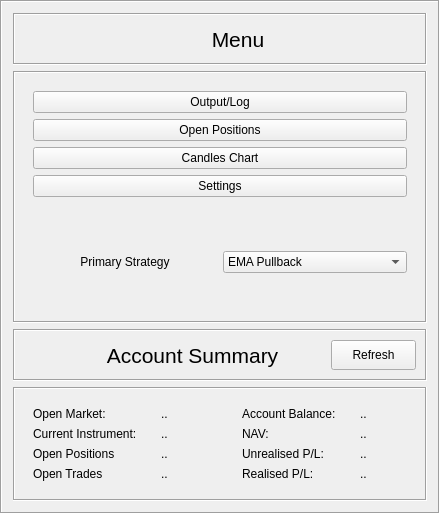
        <widget class="QFrame" name="frame">
         <property name="frameShape">
          <enum>QFrame::Shape::Box</enum>
         </property>
         <property name="frameShadow">
          <enum>QFrame::Shadow::Sunken</enum>
         </property>
         <layout class="QVBoxLayout" name="verticalLayout">
          <item>
           <widget class="QFrame" name="frame_5">
            <property name="frameShape">
             <enum>QFrame::Shape::Box</enum>
            </property>
            <property name="frameShadow">
             <enum>QFrame::Shadow::Sunken</enum>
            </property>
            <layout class="QHBoxLayout" name="horizontalLayout_2">
             <item>
              <widget class="QLabel" name="label_20">
               <property name="minimumSize">
                <size>
                 <width>30</width>
                 <height>30</height>
                </size>
               </property>
               <property name="maximumSize">
                <size>
                 <width>30</width>
                 <height>30</height>
                </size>
               </property>
               <property name="text">
                <string/>
               </property>
               <property name="pixmap">
                <pixmap resource="resources.qrc">:/icons/icons/menu_24dp_F19E39_FILL0_wght400_GRAD0_opsz24.svg</pixmap>
               </property>
               <property name="scaledContents">
                <bool>true</bool>
               </property>
              </widget>
             </item>
             <item>
              <widget class="QLabel" name="label_9">
               <property name="font">
                <font>
                 <pointsize>16</pointsize>
                </font>
               </property>
               <property name="text">
                <string>Menu</string>
               </property>
               <property name="alignment">
                <set>Qt::AlignmentFlag::AlignCenter</set>
               </property>
              </widget>
             </item>
            </layout>
           </widget>
          </item>
          <item>
           <widget class="QFrame" name="frame_6">
            <property name="sizePolicy">
             <sizepolicy hsizetype="Preferred" vsizetype="Expanding">
              <horstretch>0</horstretch>
              <verstretch>0</verstretch>
             </sizepolicy>
            </property>
            <property name="frameShape">
             <enum>QFrame::Shape::Box</enum>
            </property>
            <property name="frameShadow">
             <enum>QFrame::Shadow::Sunken</enum>
            </property>
            <layout class="QVBoxLayout" name="verticalLayout_6">
             <item>
              <widget class="QFrame" name="frame_31">
               <property name="sizePolicy">
                <sizepolicy hsizetype="Preferred" vsizetype="Expanding">
                 <horstretch>0</horstretch>
                 <verstretch>0</verstretch>
                </sizepolicy>
               </property>
               <property name="maximumSize">
                <size>
                 <width>16777215</width>
                 <height>16777215</height>
                </size>
               </property>
               <property name="frameShape">
                <enum>QFrame::Shape::NoFrame</enum>
               </property>
               <property name="frameShadow">
                <enum>QFrame::Shadow::Raised</enum>
               </property>
               <layout class="QVBoxLayout" name="verticalLayout_14">
                <item>
                 <widget class="QPushButton" name="pb_output">
                  <property name="sizePolicy">
                   <sizepolicy hsizetype="Preferred" vsizetype="Expanding">
                    <horstretch>0</horstretch>
                    <verstretch>0</verstretch>
                   </sizepolicy>
                  </property>
                  <property name="text">
                   <string>Output/Log</string>
                  </property>
                 </widget>
                </item>
                <item>
                 <widget class="QPushButton" name="pb_settings">
                  <property name="sizePolicy">
                   <sizepolicy hsizetype="Preferred" vsizetype="Expanding">
                    <horstretch>0</horstretch>
                    <verstretch>0</verstretch>
                   </sizepolicy>
                  </property>
                  <property name="text">
                   <string>Open Positions</string>
                  </property>
                 </widget>
                </item>
                <item>
                 <widget class="QPushButton" name="pb_candles">
                  <property name="sizePolicy">
                   <sizepolicy hsizetype="Preferred" vsizetype="Expanding">
                    <horstretch>0</horstretch>
                    <verstretch>0</verstretch>
                   </sizepolicy>
                  </property>
                  <property name="text">
                   <string>Candles Chart</string>
                  </property>
                 </widget>
                </item>
                <item>
                 <widget class="QPushButton" name="pb_openpositions">
                  <property name="sizePolicy">
                   <sizepolicy hsizetype="Preferred" vsizetype="Expanding">
                    <horstretch>0</horstretch>
                    <verstretch>0</verstretch>
                   </sizepolicy>
                  </property>
                  <property name="text">
                   <string>Settings</string>
                  </property>
                 </widget>
                </item>
               </layout>
              </widget>
             </item>
             <item alignment="Qt::AlignmentFlag::AlignTop">
              <widget class="QFrame" name="frame_13">
               <property name="sizePolicy">
                <sizepolicy hsizetype="Preferred" vsizetype="Preferred">
                 <horstretch>0</horstretch>
                 <verstretch>0</verstretch>
                </sizepolicy>
               </property>
               <property name="minimumSize">
                <size>
                 <width>0</width>
                 <height>100</height>
                </size>
               </property>
               <property name="maximumSize">
                <size>
                 <width>16777215</width>
                 <height>0</height>
                </size>
               </property>
               <property name="frameShape">
                <enum>QFrame::Shape::NoFrame</enum>
               </property>
               <property name="frameShadow">
                <enum>QFrame::Shadow::Raised</enum>
               </property>
               <layout class="QHBoxLayout" name="horizontalLayout_4">
                <item>
                 <widget class="QLabel" name="label_11">
                  <property name="text">
                   <string>Primary Strategy</string>
                  </property>
                  <property name="alignment">
                   <set>Qt::AlignmentFlag::AlignCenter</set>
                  </property>
                 </widget>
                </item>
                <item>
                 <widget class="QComboBox" name="comboBox">
                  <item>
                   <property name="text">
                    <string>EMA Pullback</string>
                   </property>
                  </item>
                  <item>
                   <property name="text">
                    <string>Breakout</string>
                   </property>
                  </item>
                 </widget>
                </item>
               </layout>
              </widget>
             </item>
            </layout>
           </widget>
          </item>
          <item alignment="Qt::AlignmentFlag::AlignTop">
           <widget class="QFrame" name="frame_3">
            <property name="frameShape">
             <enum>QFrame::Shape::Box</enum>
            </property>
            <property name="frameShadow">
             <enum>QFrame::Shadow::Sunken</enum>
            </property>
            <layout class="QHBoxLayout" name="horizontalLayout_14">
             <item>
              <widget class="QLabel" name="label_19">
               <property name="minimumSize">
                <size>
                 <width>30</width>
                 <height>30</height>
                </size>
               </property>
               <property name="maximumSize">
                <size>
                 <width>30</width>
                 <height>30</height>
                </size>
               </property>
               <property name="text">
                <string/>
               </property>
               <property name="pixmap">
                <pixmap resource="resources.qrc">:/icons/icons/list_alt_24dp_F19E39_FILL0_wght400_GRAD0_opsz24.svg</pixmap>
               </property>
               <property name="scaledContents">
                <bool>true</bool>
               </property>
               <property name="alignment">
                <set>Qt::AlignmentFlag::AlignCenter</set>
               </property>
              </widget>
             </item>
             <item>
              <widget class="QLabel" name="label">
               <property name="sizePolicy">
                <sizepolicy hsizetype="Maximum" vsizetype="Preferred">
                 <horstretch>0</horstretch>
                 <verstretch>0</verstretch>
                </sizepolicy>
               </property>
               <property name="maximumSize">
                <size>
                 <width>450</width>
                 <height>16777215</height>
                </size>
               </property>
               <property name="font">
                <font>
                 <pointsize>16</pointsize>
                </font>
               </property>
               <property name="text">
                <string>Account Summary</string>
               </property>
               <property name="alignment">
                <set>Qt::AlignmentFlag::AlignCenter</set>
               </property>
              </widget>
             </item>
             <item>
              <widget class="QPushButton" name="pb_refresh">
               <property name="sizePolicy">
                <sizepolicy hsizetype="Preferred" vsizetype="Preferred">
                 <horstretch>0</horstretch>
                 <verstretch>0</verstretch>
                </sizepolicy>
               </property>
               <property name="minimumSize">
                <size>
                 <width>85</width>
                 <height>0</height>
                </size>
               </property>
               <property name="maximumSize">
                <size>
                 <width>85</width>
                 <height>16777215</height>
                </size>
               </property>
               <property name="text">
                <string>Refresh</string>
               </property>
               <property name="icon">
                <iconset resource="resources.qrc">
                 <normaloff>:/icons/icons/currency_exchange_24dp_F19E39_FILL0_wght400_GRAD0_opsz24.svg</normaloff>:/icons/icons/currency_exchange_24dp_F19E39_FILL0_wght400_GRAD0_opsz24.svg</iconset>
               </property>
              </widget>
             </item>
            </layout>
           </widget>
          </item>
          <item>
           <widget class="QFrame" name="frame_4">
            <property name="sizePolicy">
             <sizepolicy hsizetype="Preferred" vsizetype="Expanding">
              <horstretch>0</horstretch>
              <verstretch>0</verstretch>
             </sizepolicy>
            </property>
            <property name="styleSheet">
             <string notr="true"/>
            </property>
            <property name="frameShape">
             <enum>QFrame::Shape::Box</enum>
            </property>
            <property name="frameShadow">
             <enum>QFrame::Shadow::Sunken</enum>
            </property>
            <layout class="QHBoxLayout" name="horizontalLayout_3">
             <item>
              <widget class="QFrame" name="frame_9">
               <property name="styleSheet">
                <string notr="true">background: transparent</string>
               </property>
               <property name="frameShape">
                <enum>QFrame::Shape::NoFrame</enum>
               </property>
               <property name="frameShadow">
                <enum>QFrame::Shadow::Raised</enum>
               </property>
               <layout class="QVBoxLayout" name="verticalLayout_4">
                <item>
                 <widget class="QLabel" name="label_2">
                  <property name="styleSheet">
                   <string notr="true">background: transparent</string>
                  </property>
                  <property name="text">
                   <string>Open Market:</string>
                  </property>
                  <property name="alignment">
                   <set>Qt::AlignmentFlag::AlignLeading|Qt::AlignmentFlag::AlignLeft|Qt::AlignmentFlag::AlignVCenter</set>
                  </property>
                 </widget>
                </item>
                <item>
                 <widget class="QLabel" name="label_3">
                  <property name="styleSheet">
                   <string notr="true">background: transparent</string>
                  </property>
                  <property name="text">
                   <string>Current Instrument:</string>
                  </property>
                  <property name="alignment">
                   <set>Qt::AlignmentFlag::AlignLeading|Qt::AlignmentFlag::AlignLeft|Qt::AlignmentFlag::AlignVCenter</set>
                  </property>
                 </widget>
                </item>
                <item>
                 <widget class="QLabel" name="label_5">
                  <property name="styleSheet">
                   <string notr="true">background: transparent</string>
                  </property>
                  <property name="text">
                   <string>Open Positions</string>
                  </property>
                 </widget>
                </item>
                <item>
                 <widget class="QLabel" name="label_8">
                  <property name="styleSheet">
                   <string notr="true">background: transparent</string>
                  </property>
                  <property name="text">
                   <string>Open Trades</string>
                  </property>
                 </widget>
                </item>
               </layout>
              </widget>
             </item>
             <item>
              <widget class="QFrame" name="frame_8">
               <property name="sizePolicy">
                <sizepolicy hsizetype="Minimum" vsizetype="Preferred">
                 <horstretch>0</horstretch>
                 <verstretch>0</verstretch>
                </sizepolicy>
               </property>
               <property name="minimumSize">
                <size>
                 <width>75</width>
                 <height>0</height>
                </size>
               </property>
               <property name="styleSheet">
                <string notr="true">background: transparent</string>
               </property>
               <property name="frameShape">
                <enum>QFrame::Shape::NoFrame</enum>
               </property>
               <property name="frameShadow">
                <enum>QFrame::Shadow::Raised</enum>
               </property>
               <layout class="QVBoxLayout" name="verticalLayout_3">
                <item>
                 <widget class="QLabel" name="lb_market">
                  <property name="styleSheet">
                   <string notr="true">background: transparent</string>
                  </property>
                  <property name="text">
                   <string>..</string>
                  </property>
                 </widget>
                </item>
                <item>
                 <widget class="QLabel" name="lb_instr">
                  <property name="styleSheet">
                   <string notr="true">background: transparent</string>
                  </property>
                  <property name="text">
                   <string>..</string>
                  </property>
                 </widget>
                </item>
                <item>
                 <widget class="QLabel" name="lb_openpos">
                  <property name="styleSheet">
                   <string notr="true">background: transparent</string>
                  </property>
                  <property name="text">
                   <string>..</string>
                  </property>
                 </widget>
                </item>
                <item>
                 <widget class="QLabel" name="lb_opentrades">
                  <property name="styleSheet">
                   <string notr="true">background: transparent</string>
                  </property>
                  <property name="text">
                   <string>..</string>
                  </property>
                 </widget>
                </item>
               </layout>
              </widget>
             </item>
             <item>
              <widget class="QFrame" name="frame_7">
               <property name="styleSheet">
                <string notr="true">background: transparent</string>
               </property>
               <property name="frameShape">
                <enum>QFrame::Shape::NoFrame</enum>
               </property>
               <property name="frameShadow">
                <enum>QFrame::Shadow::Raised</enum>
               </property>
               <layout class="QVBoxLayout" name="verticalLayout_2">
                <item>
                 <widget class="QLabel" name="label_4">
                  <property name="styleSheet">
                   <string notr="true">background: transparent</string>
                  </property>
                  <property name="text">
                   <string>Account Balance:</string>
                  </property>
                  <property name="alignment">
                   <set>Qt::AlignmentFlag::AlignLeading|Qt::AlignmentFlag::AlignLeft|Qt::AlignmentFlag::AlignVCenter</set>
                  </property>
                 </widget>
                </item>
                <item>
                 <widget class="QLabel" name="label_12">
                  <property name="styleSheet">
                   <string notr="true">background: transparent</string>
                  </property>
                  <property name="text">
                   <string>NAV:</string>
                  </property>
                 </widget>
                </item>
                <item>
                 <widget class="QLabel" name="label_7">
                  <property name="styleSheet">
                   <string notr="true">background: transparent</string>
                  </property>
                  <property name="text">
                   <string>Unrealised P/L:</string>
                  </property>
                  <property name="alignment">
                   <set>Qt::AlignmentFlag::AlignLeading|Qt::AlignmentFlag::AlignLeft|Qt::AlignmentFlag::AlignVCenter</set>
                  </property>
                 </widget>
                </item>
                <item>
                 <widget class="QLabel" name="label_6">
                  <property name="styleSheet">
                   <string notr="true">background: transparent</string>
                  </property>
                  <property name="text">
                   <string>Realised P/L:</string>
                  </property>
                  <property name="alignment">
                   <set>Qt::AlignmentFlag::AlignLeading|Qt::AlignmentFlag::AlignLeft|Qt::AlignmentFlag::AlignVCenter</set>
                  </property>
                 </widget>
                </item>
               </layout>
              </widget>
             </item>
             <item>
              <widget class="QFrame" name="frame_10">
               <property name="sizePolicy">
                <sizepolicy hsizetype="Minimum" vsizetype="Preferred">
                 <horstretch>0</horstretch>
                 <verstretch>0</verstretch>
                </sizepolicy>
               </property>
               <property name="minimumSize">
                <size>
                 <width>65</width>
                 <height>0</height>
                </size>
               </property>
               <property name="styleSheet">
                <string notr="true">background: transparent</string>
               </property>
               <property name="frameShape">
                <enum>QFrame::Shape::NoFrame</enum>
               </property>
               <property name="frameShadow">
                <enum>QFrame::Shadow::Raised</enum>
               </property>
               <layout class="QVBoxLayout" name="verticalLayout_5">
                <item>
                 <widget class="QLabel" name="lb_ac_balance">
                  <property name="styleSheet">
                   <string notr="true">background: transparent</string>
                  </property>
                  <property name="text">
                   <string>..</string>
                  </property>
                 </widget>
                </item>
                <item>
                 <widget class="QLabel" name="lb_ac_NAV">
                  <property name="styleSheet">
                   <string notr="true">background: transparent</string>
                  </property>
                  <property name="text">
                   <string>..</string>
                  </property>
                 </widget>
                </item>
                <item>
                 <widget class="QLabel" name="lb_ac_unrealPL">
                  <property name="styleSheet">
                   <string notr="true">background: transparent</string>
                  </property>
                  <property name="text">
                   <string>..</string>
                  </property>
                 </widget>
                </item>
                <item>
                 <widget class="QLabel" name="lb_ac_realPL">
                  <property name="styleSheet">
                   <string notr="true">background: transparent</string>
                  </property>
                  <property name="text">
                   <string>..</string>
                  </property>
                 </widget>
                </item>
               </layout>
              </widget>
             </item>
            </layout>
           </widget>
          </item>
         </layout>
        </widget>
